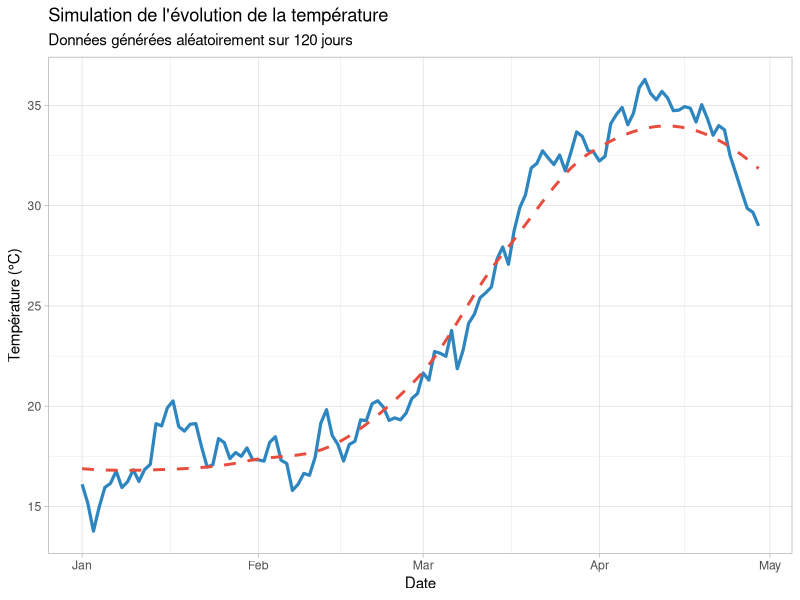

Recreate this plot in R.
library(ggplot2)

#données fictives: évolution d'une variable environnementale
jour <- seq.Date(from = as.Date("2024-01-01"), by = "day", length.out = 120)
temperature_simulee <- 15 + cumsum(rnorm(120, mean = 0.05, sd = 0.8))

donnees <- data.frame(
  date = jour,
  temperature = temperature_simulee
)

# Visu:
ggplot(donnees, aes(x = date, y = temperature)) +
  geom_line(color = "#2E86C1", size = 1.1) +
  geom_smooth(method = "loess", color = "#E74C3C", se = FALSE, linetype = "dashed") +
  theme_light() +
  labs(
    title = "Simulation de l'évolution de la température",
    subtitle = "Données générées aléatoirement sur 120 jours",
    x = "Date",
    y = "Température (°C)"
  )